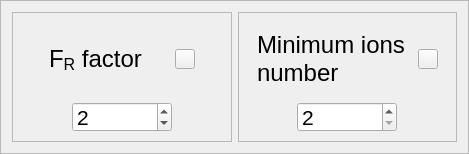
            <widget class="QFrame" name="frame_20">
             <property name="frameShape">
              <enum>QFrame::StyledPanel</enum>
             </property>
             <property name="frameShadow">
              <enum>QFrame::Raised</enum>
             </property>
             <layout class="QHBoxLayout" name="horizontalLayout_6" stretch="1,1">
              <item>
               <widget class="QFrame" name="frame_21">
                <property name="sizePolicy">
                 <sizepolicy hsizetype="Expanding" vsizetype="Expanding">
                  <horstretch>0</horstretch>
                  <verstretch>0</verstretch>
                 </sizepolicy>
                </property>
                <property name="minimumSize">
                 <size>
                  <width>0</width>
                  <height>0</height>
                 </size>
                </property>
                <property name="maximumSize">
                 <size>
                  <width>16777215</width>
                  <height>16777215</height>
                 </size>
                </property>
                <property name="frameShape">
                 <enum>QFrame::StyledPanel</enum>
                </property>
                <property name="frameShadow">
                 <enum>QFrame::Raised</enum>
                </property>
                <layout class="QGridLayout" name="gridLayout_20">
                 <item row="0" column="0">
                  <widget class="QWidget" name="widget_5" native="true">
                   <layout class="QHBoxLayout" name="horizontalLayout_10">
                    <property name="leftMargin">
                     <number>0</number>
                    </property>
                    <property name="topMargin">
                     <number>0</number>
                    </property>
                    <property name="rightMargin">
                     <number>0</number>
                    </property>
                    <property name="bottomMargin">
                     <number>0</number>
                    </property>
                    <item>
                     <widget class="QLabel" name="label_10">
                      <property name="sizePolicy">
                       <sizepolicy hsizetype="Maximum" vsizetype="Preferred">
                        <horstretch>0</horstretch>
                        <verstretch>0</verstretch>
                       </sizepolicy>
                      </property>
                      <property name="minimumSize">
                       <size>
                        <width>0</width>
                        <height>50</height>
                       </size>
                      </property>
                      <property name="maximumSize">
                       <size>
                        <width>16777215</width>
                        <height>50</height>
                       </size>
                      </property>
                      <property name="font">
                       <font>
                        <pointsize>18</pointsize>
                        <weight>50</weight>
                        <italic>false</italic>
                        <bold>false</bold>
                       </font>
                      </property>
                      <property name="styleSheet">
                       <string notr="true">font: 18pt;</string>
                      </property>
                      <property name="text">
                       <string>F&lt;sub&gt;R&lt;/sub&gt; factor</string>
                      </property>
                     </widget>
                    </item>
                    <item>
                     <widget class="QPushButton" name="pushButton_15">
                      <property name="minimumSize">
                       <size>
                        <width>20</width>
                        <height>20</height>
                       </size>
                      </property>
                      <property name="maximumSize">
                       <size>
                        <width>20</width>
                        <height>20</height>
                       </size>
                      </property>
                      <property name="text">
                       <string/>
                      </property>
                      <property name="icon">
                       <iconset>
                        <normaloff>../Combine/R-C.png</normaloff>../Combine/R-C.png</iconset>
                      </property>
                      <property name="iconSize">
                       <size>
                        <width>20</width>
                        <height>20</height>
                       </size>
                      </property>
                     </widget>
                    </item>
                   </layout>
                  </widget>
                 </item>
                 <item row="1" column="0" alignment="Qt::AlignHCenter">
                  <widget class="QSpinBox" name="spinBox_11">
                   <property name="minimumSize">
                    <size>
                     <width>100</width>
                     <height>30</height>
                    </size>
                   </property>
                   <property name="maximumSize">
                    <size>
                     <width>100</width>
                     <height>30</height>
                    </size>
                   </property>
                   <property name="styleSheet">
                    <string notr="true">font: 16pt;</string>
                   </property>
                   <property name="maximum">
                    <number>100</number>
                   </property>
                   <property name="value">
                    <number>2</number>
                   </property>
                  </widget>
                 </item>
                </layout>
               </widget>
              </item>
              <item>
               <widget class="QFrame" name="frame_16">
                <property name="sizePolicy">
                 <sizepolicy hsizetype="Expanding" vsizetype="Expanding">
                  <horstretch>0</horstretch>
                  <verstretch>0</verstretch>
                 </sizepolicy>
                </property>
                <property name="minimumSize">
                 <size>
                  <width>0</width>
                  <height>0</height>
                 </size>
                </property>
                <property name="maximumSize">
                 <size>
                  <width>16777215</width>
                  <height>16777215</height>
                 </size>
                </property>
                <property name="frameShape">
                 <enum>QFrame::StyledPanel</enum>
                </property>
                <property name="frameShadow">
                 <enum>QFrame::Raised</enum>
                </property>
                <layout class="QGridLayout" name="gridLayout_16">
                 <property name="leftMargin">
                  <number>9</number>
                 </property>
                 <property name="topMargin">
                  <number>9</number>
                 </property>
                 <property name="rightMargin">
                  <number>9</number>
                 </property>
                 <property name="bottomMargin">
                  <number>9</number>
                 </property>
                 <property name="spacing">
                  <number>6</number>
                 </property>
                 <item row="0" column="0">
                  <widget class="QWidget" name="widget_7" native="true">
                   <layout class="QHBoxLayout" name="horizontalLayout_12">
                    <item>
                     <widget class="QLabel" name="label_11">
                      <property name="sizePolicy">
                       <sizepolicy hsizetype="Preferred" vsizetype="Preferred">
                        <horstretch>0</horstretch>
                        <verstretch>0</verstretch>
                       </sizepolicy>
                      </property>
                      <property name="minimumSize">
                       <size>
                        <width>0</width>
                        <height>0</height>
                       </size>
                      </property>
                      <property name="maximumSize">
                       <size>
                        <width>16777215</width>
                        <height>16777215</height>
                       </size>
                      </property>
                      <property name="font">
                       <font>
                        <pointsize>18</pointsize>
                        <weight>50</weight>
                        <italic>false</italic>
                        <bold>false</bold>
                       </font>
                      </property>
                      <property name="styleSheet">
                       <string notr="true">font: 18pt;</string>
                      </property>
                      <property name="text">
                       <string>Minimum ions number</string>
                      </property>
                      <property name="wordWrap">
                       <bool>true</bool>
                      </property>
                     </widget>
                    </item>
                    <item>
                     <widget class="QPushButton" name="pushButton_17">
                      <property name="minimumSize">
                       <size>
                        <width>20</width>
                        <height>20</height>
                       </size>
                      </property>
                      <property name="maximumSize">
                       <size>
                        <width>20</width>
                        <height>20</height>
                       </size>
                      </property>
                      <property name="text">
                       <string/>
                      </property>
                      <property name="icon">
                       <iconset>
                        <normaloff>../Combine/R-C.png</normaloff>../Combine/R-C.png</iconset>
                      </property>
                      <property name="iconSize">
                       <size>
                        <width>20</width>
                        <height>20</height>
                       </size>
                      </property>
                     </widget>
                    </item>
                   </layout>
                  </widget>
                 </item>
                 <item row="1" column="0" alignment="Qt::AlignHCenter">
                  <widget class="QSpinBox" name="spinBox_7">
                   <property name="minimumSize">
                    <size>
                     <width>100</width>
                     <height>30</height>
                    </size>
                   </property>
                   <property name="maximumSize">
                    <size>
                     <width>100</width>
                     <height>30</height>
                    </size>
                   </property>
                   <property name="styleSheet">
                    <string notr="true">font: 16pt;</string>
                   </property>
                   <property name="minimum">
                    <number>2</number>
                   </property>
                   <property name="maximum">
                    <number>9999</number>
                   </property>
                   <property name="value">
                    <number>2</number>
                   </property>
                  </widget>
                 </item>
                </layout>
               </widget>
              </item>
             </layout>
            </widget>
